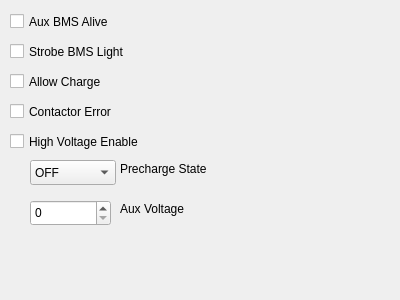
<?xml version="1.0" encoding="UTF-8"?>
<ui version="4.0">
 <class>AuxBmsTab</class>
 <widget class="QWidget" name="AuxBmsTab">
  <property name="geometry">
   <rect>
    <x>0</x>
    <y>0</y>
    <width>400</width>
    <height>300</height>
   </rect>
  </property>
  <property name="windowTitle">
   <string>Form</string>
  </property>
  <widget class="QCheckBox" name="contactorError">
   <property name="geometry">
    <rect>
     <x>10</x>
     <y>100</y>
     <width>141</width>
     <height>23</height>
    </rect>
   </property>
   <property name="text">
    <string>Contactor Error</string>
   </property>
  </widget>
  <widget class="QCheckBox" name="allowCharge">
   <property name="geometry">
    <rect>
     <x>10</x>
     <y>70</y>
     <width>151</width>
     <height>23</height>
    </rect>
   </property>
   <property name="text">
    <string>Allow Charge</string>
   </property>
  </widget>
  <widget class="QCheckBox" name="auxBmsAlive">
   <property name="geometry">
    <rect>
     <x>10</x>
     <y>10</y>
     <width>161</width>
     <height>23</height>
    </rect>
   </property>
   <property name="text">
    <string>Aux BMS Alive</string>
   </property>
  </widget>
  <widget class="QCheckBox" name="strobeBmsLight">
   <property name="geometry">
    <rect>
     <x>10</x>
     <y>40</y>
     <width>151</width>
     <height>23</height>
    </rect>
   </property>
   <property name="text">
    <string>Strobe BMS Light</string>
   </property>
  </widget>
  <widget class="QSpinBox" name="auxVoltage">
   <property name="geometry">
    <rect>
     <x>30</x>
     <y>200</y>
     <width>81</width>
     <height>26</height>
    </rect>
   </property>
  </widget>
  <widget class="QLabel" name="label">
   <property name="geometry">
    <rect>
     <x>120</x>
     <y>160</y>
     <width>131</width>
     <height>17</height>
    </rect>
   </property>
   <property name="text">
    <string>Precharge State</string>
   </property>
  </widget>
  <widget class="QLabel" name="label_3">
   <property name="geometry">
    <rect>
     <x>120</x>
     <y>200</y>
     <width>131</width>
     <height>17</height>
    </rect>
   </property>
   <property name="text">
    <string>Aux Voltage</string>
   </property>
  </widget>
  <widget class="QComboBox" name="prechargeState">
   <property name="geometry">
    <rect>
     <x>30</x>
     <y>160</y>
     <width>86</width>
     <height>25</height>
    </rect>
   </property>
   <item>
    <property name="text">
     <string>OFF</string>
    </property>
   </item>
   <item>
    <property name="text">
     <string>COMMON_ENGAGED</string>
    </property>
   </item>
   <item>
    <property name="text">
     <string>CHARGE_ENGAGED</string>
    </property>
   </item>
   <item>
    <property name="text">
     <string>DISCHARGE_ENGAGED</string>
    </property>
   </item>
   <item>
    <property name="text">
     <string>ALL_ENGAGED</string>
    </property>
   </item>
  </widget>
  <widget class="QCheckBox" name="highVoltageEnable">
   <property name="geometry">
    <rect>
     <x>10</x>
     <y>130</y>
     <width>151</width>
     <height>23</height>
    </rect>
   </property>
   <property name="text">
    <string>High Voltage Enable</string>
   </property>
  </widget>
 </widget>
 <resources/>
 <connections/>
</ui>
